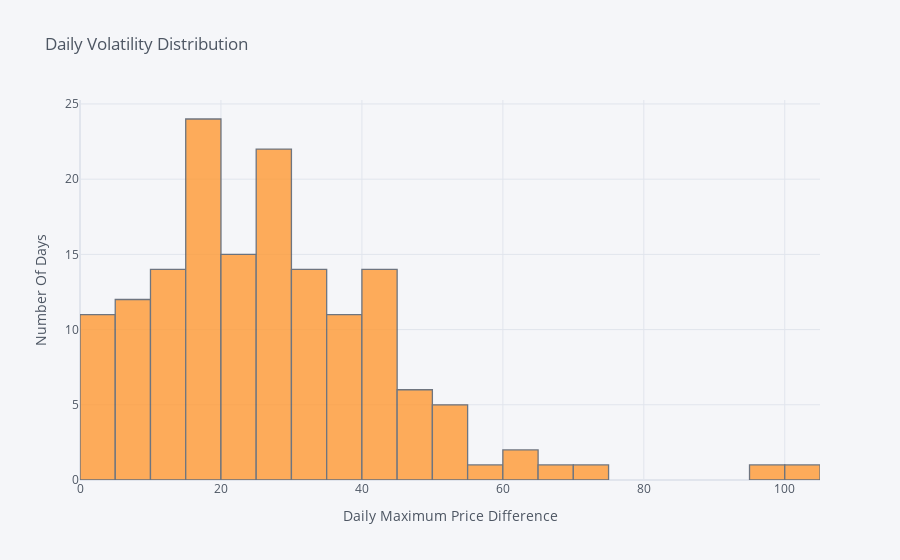

Notebook source saved alongside this figure:
### Markdown cell above
________________________![image.png](attachment:ae13da0b-f7ff-4c90-8555-9a84c6fa7f1e.png)

### Code cell
Ask_1d_2024[['Volatility']].iplot(
    kind='hist',
    barmode='overlay',
    xTitle='Daily Maximum Price Difference',
    yTitle='Number Of Days',
    title='Daily Volatility Distribution'
)

### Figure 1 — Plotly figure (JSON) as saved in the notebook; plotly's stock layout.template omitted (floating-point values rounded to 4 significant figures; data arrays with more than 128 entries replaced by an {"elided": "..."} marker saying what was removed)
{"data": [{"histfunc": "count", "histnorm": "", "marker": {"color": "rgba(255, 153, 51, 1.0)", "line": {"color": "#4D5663", "width": 1.3}}, "name": "Volatility", "opacity": 0.8, "orientation": "v", "type": "histogram", "x": {"elided": "155 float values"}}], "layout": {"barmode": "overlay", "legend": {"bgcolor": "#F5F6F9", "font": {"color": "#4D5663"}}, "paper_bgcolor": "#F5F6F9", "plot_bgcolor": "#F5F6F9", "title": {"font": {"color": "#4D5663"}, "text": "Daily Volatility Distribution"}, "xaxis": {"gridcolor": "#E1E5ED", "showgrid": true, "tickfont": {"color": "#4D5663"}, "title": {"font": {"color": "#4D5663"}, "text": "Daily Maximum Price Difference"}, "zerolinecolor": "#E1E5ED"}, "yaxis": {"gridcolor": "#E1E5ED", "showgrid": true, "tickfont": {"color": "#4D5663"}, "title": {"font": {"color": "#4D5663"}, "text": "Number Of Days"}, "zerolinecolor": "#E1E5ED"}}}
